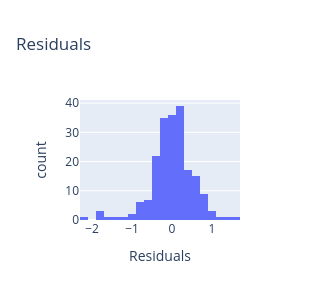
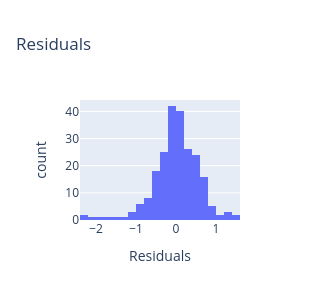

Here is the notebook cell these charts were saved with, in order:
### Markdown cell above
### Supplementary: Controlling for latency & duration

### Code cell
df = (
    df_users
    .copy()
    .merge(
        df_pids[['pid','condition','model','mean_response_latency_seconds','session_duration_minutes']],
        on='pid',
        how='left'
        )
)

cols = [x for x in df.columns if 'waisr_' in x]
for col in cols:
    df[col] = df[col].str.lower().replace({
        'strong disagree': 1,
        'disagree': 2,
        'neutral': 3,
        'agree': 4,
        'strong agree': 5,   
    }).astype(int)

df['waisr_overall'] = df[cols].mean(axis=1)

# ------------------------------------------------------------------------------------------------------------------------------------
# Run models
# ------------------------------------------------------------------------------------------------------------------------------------

outcome = 'overall'

# --- 2 x 4 model
model_df = df.loc[df['condition']!='human_therapist',].copy().reset_index(drop=True)

model_fit = smf.ols(
    f'waisr_{outcome} ~ C(model) * C(condition) * belief_human + C(model) * C(condition) * feel_human + session_duration_minutes + mean_response_latency_seconds',
    data=model_df).fit()

display_residuals(model_fit)
anova_table = format_anova_table(model_fit)

print('[2 x 4 model]')
print(anova_table)

# --- 3-way model
model_df = df.groupby(['pid','condition'])[[f'waisr_{outcome}','belief_human','feel_human','session_duration_minutes','mean_response_latency_seconds']].mean().reset_index()

model_fit = smf.ols(
    f'waisr_{outcome} ~ C(condition)*belief_human + C(condition)*feel_human + session_duration_minutes + mean_response_latency_seconds',
    data=model_df).fit()

display_residuals(model_fit)
anova_table = format_anova_table(model_fit)

print('[3-way model]')
print(anova_table)

print(' ')
print(anova_pairwise_comparisons(model_fit))

### Figure 1 — Plotly figure (JSON) as saved in the notebook; plotly's stock layout.template omitted (floating-point values rounded to 4 significant figures; data arrays with more than 128 entries replaced by an {"elided": "..."} marker saying what was removed)
{"data": [{"bingroup": "x", "hovertemplate": "variable=0<br>value=%{x}<br>count=%{y}<extra></extra>", "legendgroup": "0", "marker": {"color": "#636efa", "pattern": {"shape": ""}}, "name": "0", "orientation": "v", "showlegend": true, "type": "histogram", "x": {"elided": "201 float values"}, "xaxis": "x", "yaxis": "y"}], "layout": {"barmode": "relative", "height": 300, "legend": {"title": {"text": "variable"}, "tracegroupgap": 0}, "showlegend": false, "title": {"text": "Residuals"}, "width": 300, "xaxis": {"anchor": "y", "domain": [0, 1], "title": {"text": "Residuals"}}, "yaxis": {"anchor": "x", "domain": [0, 1], "title": {"text": "count"}}}}

### Figure 2 — Plotly figure (JSON) as saved in the notebook; plotly's stock layout.template omitted (floating-point values rounded to 4 significant figures; data arrays with more than 128 entries replaced by an {"elided": "..."} marker saying what was removed)
{"data": [{"bingroup": "x", "hovertemplate": "variable=0<br>value=%{x}<br>count=%{y}<extra></extra>", "legendgroup": "0", "marker": {"color": "#636efa", "pattern": {"shape": ""}}, "name": "0", "orientation": "v", "showlegend": true, "type": "histogram", "x": {"elided": "227 float values"}, "xaxis": "x", "yaxis": "y"}], "layout": {"barmode": "relative", "height": 300, "legend": {"title": {"text": "variable"}, "tracegroupgap": 0}, "showlegend": false, "title": {"text": "Residuals"}, "width": 300, "xaxis": {"anchor": "y", "domain": [0, 1], "title": {"text": "Residuals"}}, "yaxis": {"anchor": "x", "domain": [0, 1], "title": {"text": "count"}}}}
